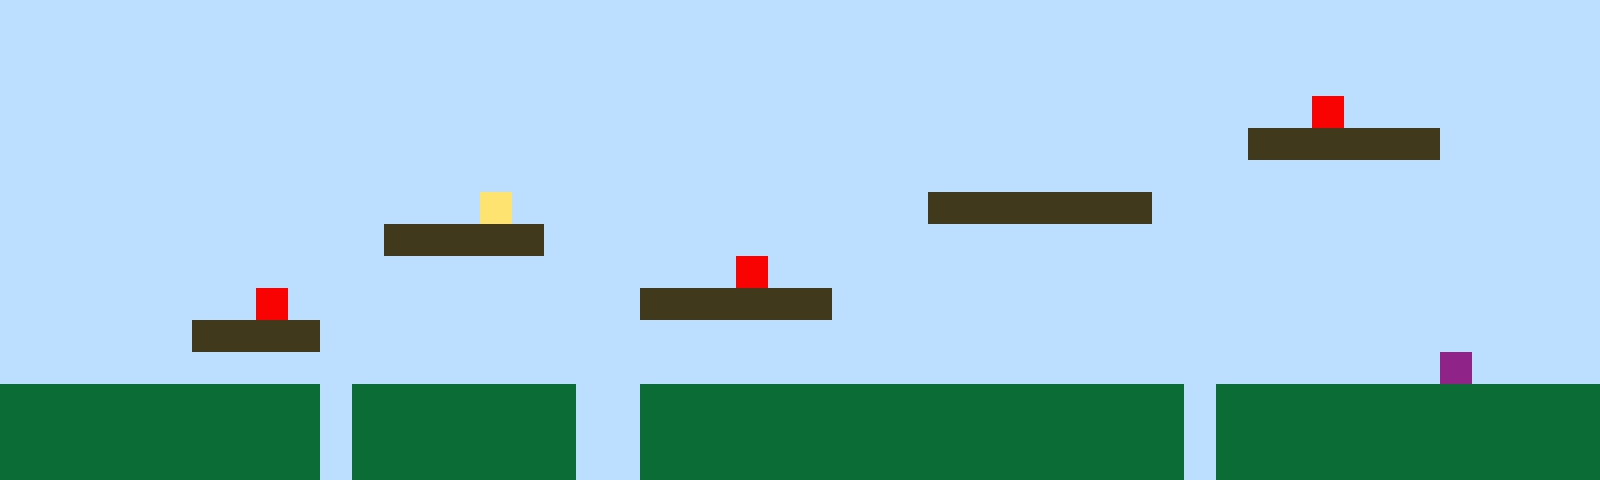

Tiled map render using the project's own tile images. Description and the whole map definition, tile-layer contents included, below:
An orthogonal 50x15 tile map with 32x32 px tiles, 1 tile layer (Tile Layer 1).

<map version="1.10" tiledversion="1.11.2" orientation="orthogonal" renderorder="right-up" width="50" height="15" tilewidth="32" tileheight="32" infinite="0" nextlayerid="2" nextobjectid="1"><editorsettings><export target="map1.csv" format="csv" /></editorsettings><tileset firstgid="1" name="sprites" tilewidth="32" tileheight="32" tilecount="6" columns="3"><image source="sprites.png" width="96" height="64" /></tileset><layer id="1" name="Tile Layer 1" width="50" height="15"><data encoding="csv">1,1,1,1,1,1,1,1,1,1,1,1,1,1,1,1,1,1,1,1,1,1,1,1,1,1,1,1,1,1,1,1,1,1,1,1,1,1,1,1,1,1,1,1,1,1,1,1,1,1,1,1,1,1,1,1,1,1,1,1,1,1,1,1,1,1,1,1,1,1,1,1,1,1,1,1,1,1,1,1,1,1,1,1,1,1,1,1,1,1,1,1,1,1,1,1,1,1,1,1,1,1,1,1,1,1,1,1,1,1,1,1,1,1,1,1,1,1,1,1,1,1,1,1,1,1,1,1,1,1,1,1,1,1,1,1,1,1,1,1,1,1,1,1,1,1,1,1,1,1,1,1,1,1,1,1,1,1,1,1,1,1,1,1,1,1,1,1,1,1,1,1,1,1,1,1,1,1,1,1,1,1,1,1,1,1,1,1,1,1,1,5,1,1,1,1,1,1,1,1,1,1,1,1,1,1,1,1,1,1,1,1,1,1,1,1,1,1,1,1,1,1,1,1,1,1,1,1,1,1,1,1,1,1,1,1,1,1,1,3,3,3,3,3,3,1,1,1,1,1,1,1,1,1,1,1,1,1,1,1,1,1,1,1,1,1,1,1,1,1,1,1,1,1,1,1,1,1,1,1,1,1,1,1,1,1,1,1,1,1,1,1,1,1,1,1,1,1,1,1,1,1,1,1,1,1,1,1,1,1,1,1,1,1,1,4,1,1,1,1,1,1,1,1,1,1,1,1,1,3,3,3,3,3,3,3,1,1,1,1,1,1,1,1,1,1,1,1,1,1,1,1,1,1,1,1,1,1,1,1,1,1,3,3,3,3,3,1,1,1,1,1,1,1,1,1,1,1,1,1,1,1,1,1,1,1,1,1,1,1,1,1,1,1,1,1,1,1,1,1,1,1,1,1,1,1,1,1,1,1,1,1,1,1,1,1,1,1,1,1,1,1,1,5,1,1,1,1,1,1,1,1,1,1,1,1,1,1,1,1,1,1,1,1,1,1,1,1,1,1,1,1,1,1,1,1,1,1,5,1,1,1,1,1,1,1,1,1,1,1,3,3,3,3,3,3,1,1,1,1,1,1,1,1,1,1,1,1,1,1,1,1,1,1,1,1,1,1,1,1,1,1,1,1,1,1,3,3,3,3,1,1,1,1,1,1,1,1,1,1,1,1,1,1,1,1,1,1,1,1,1,1,1,1,1,1,1,1,1,1,1,1,1,1,1,1,1,1,1,1,1,1,1,1,1,1,1,1,1,1,1,1,1,1,1,1,1,1,1,1,1,1,1,1,1,1,1,1,1,1,1,1,1,1,1,1,1,1,1,1,1,1,1,1,1,6,1,1,1,1,2,2,2,2,2,2,2,2,2,2,1,2,2,2,2,2,2,2,1,1,2,2,2,2,2,2,2,2,2,2,2,2,2,2,2,2,2,1,2,2,2,2,2,2,2,2,2,2,2,2,2,2,2,2,2,2,2,2,2,2,1,2,2,2,2,2,2,2,1,1,2,2,2,2,2,2,2,2,2,2,2,2,2,2,2,2,2,1,2,2,2,2,2,2,2,2,2,2,2,2,2,2,2,2,2,2,2,2,2,2,1,2,2,2,2,2,2,2,1,1,2,2,2,2,2,2,2,2,2,2,2,2,2,2,2,2,2,1,2,2,2,2,2,2,2,2,2,2,2,2</data></layer></map>
